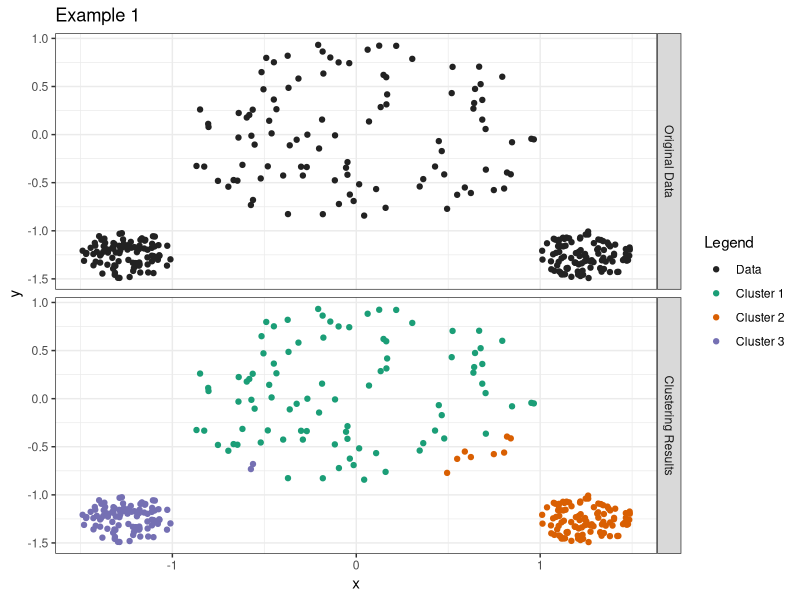
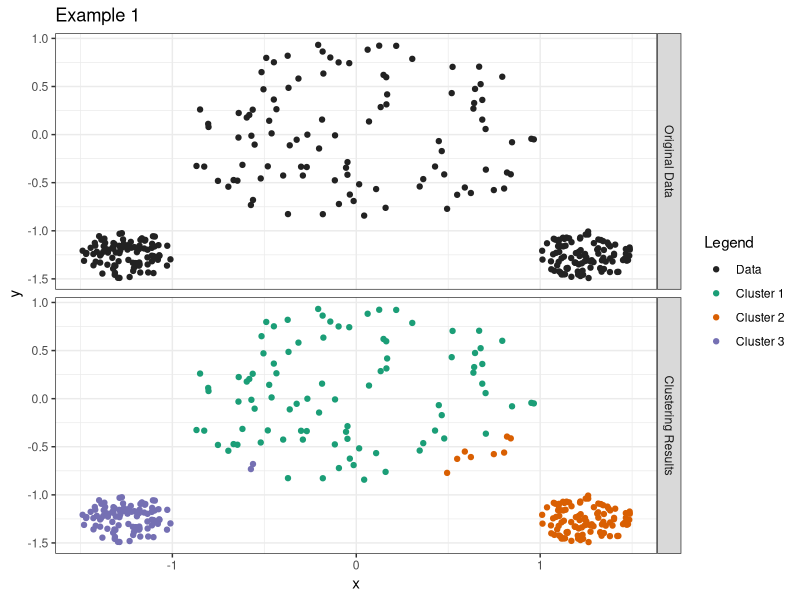

The R source for these figures, in order:
##Time-stamp: <2015-08-04 Teckpor>
##Example data sets inspired by:
##http://stats.stackexchange.com/questions/79741/data-sets-suitable-for-k-means
library(ggplot2)

set.seed(1)
n <- 100
n3 <- 3*n
fConst <- 0.25
fDisplacement <- 1.25

#Generation of data (1st group)
vecRho <- sqrt(runif(n))
vecTheta <- runif(n, 0, 2*pi)
matGroup1 <- cbind(vecRho*cos(vecTheta), vecRho*sin(vecTheta))

#Generation of data (2nd group)
vecRho <- sqrt(runif(n))
vecTheta <- runif(n, 0, 2*pi)
matGroup2 <- cbind(fConst*vecRho*cos(vecTheta) - fDisplacement, fConst*vecRho*sin(vecTheta) - fDisplacement)

#Generation of data (3rd group)
vecRho <- sqrt(runif(n))
vecTheta <- runif(n, 0, 2*pi)
matGroup3 <- cbind(fConst*vecRho*cos(vecTheta) + fDisplacement, fConst*vecRho*sin(vecTheta) - fDisplacement)

matGroups <- rbind(matGroup1, matGroup2, matGroup3)
#Actual code to cluster data
listKmeans <- kmeans(matGroups, centers = 3, algorithm = "Lloyd")

vecColour <- factor(c(rep(0, n3), listKmeans$cluster))
levels(vecColour) <- c("#222222", "#1b9e77", "#d95f02", "#7570b3")

vecPanel <- factor(c(rep(1, n3), rep(2, n3)))
levels(vecPanel) <- c("Original Data", "Clustering Results")

dfPlot <- data.frame(x = c(matGroups[, 1], matGroups[, 1]), y = c(matGroups[, 2], matGroups[, 2]), colour = vecColour, panel = vecPanel)
#Plot generation using ggplot2
plotOut <- ggplot(dfPlot, aes(x, y, colour = colour)) +
  geom_point() +
  scale_colour_manual(values = c("#222222", "#1b9e77", "#d95f02", "#7570b3"), name = "Legend", labels = c("Data", "Cluster 1", "Cluster 2", "Cluster 3")) +
  labs(x = "x", y = "y", shape = "", colour = "Legend") +
  theme_bw() +
  facet_grid(panel ~ .) +
  ggtitle("Example 1")
print(plotOut)
ggsave(filename = "example1.pdf", plot = plotOut, width = 11.2, height = 7.77, units = "in")
